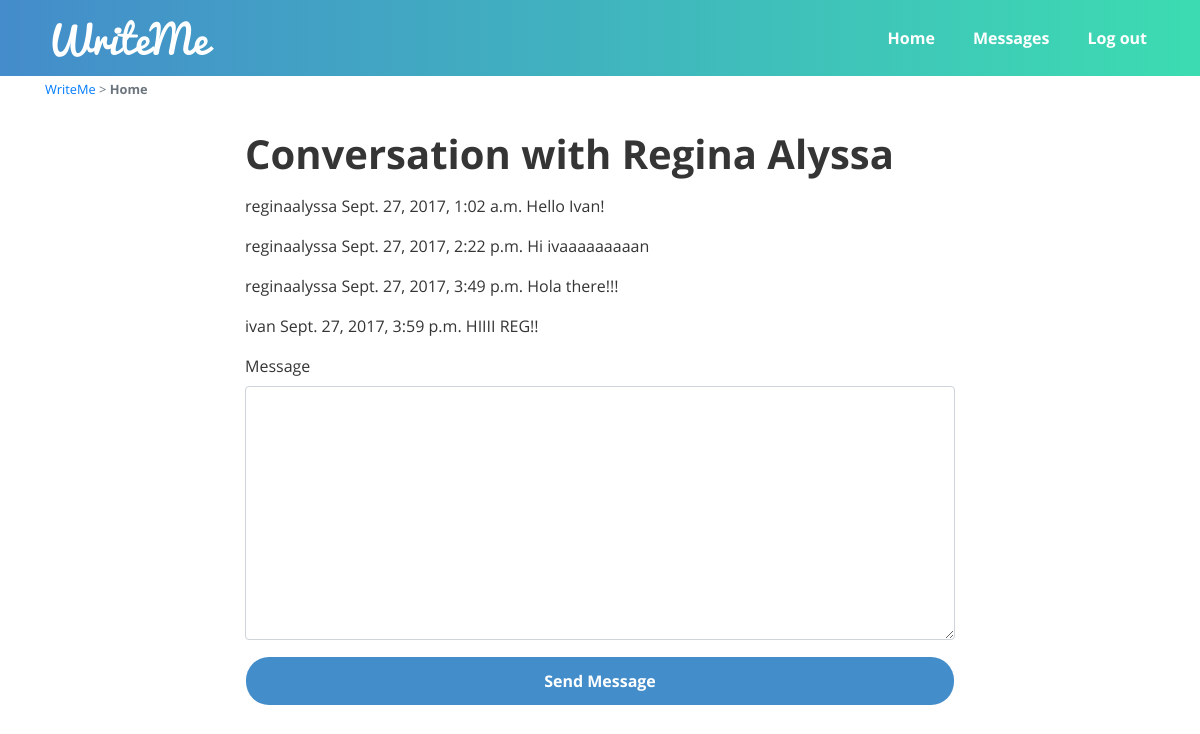
The page /messages/reginaalyssa/ (signed in) on the database its author committed.
### messaging/models.py (models this page shows)
class Message(models.Model):
    conversation = models.ForeignKey(Conversation)
    sender = models.ForeignKey(User)
    message = models.TextField()
    timestamp = models.DateTimeField(auto_now_add=True)
    unread_flag = models.BooleanField(default=True)

### messaging/views.py (the view, shortened to what this page needs)
# urls.py: url(r'^(?P<username>\w+)/$', ConversationMessagesListView.as_view(), name='conversation'),
class ConversationMessagesListView(NewMessageView):
    template_name = "messaging/conversation.html"
    form_class = NewMessageHiddenUserForm
    def get_queryset(self):
        user1 = self.request.user
        user2 = User.objects.get(username=self.kwargs.get('username'))
        try:
            conversation = Conversation.objects.get(
                (Q(user1=user1) & Q(user2=user2)) |
                (Q(user1=user2) & Q(user2=user1))
            )
        except Conversation.DoesNotExist:
            print("Did not retrieve conversation.")
            return None
        messages_list = Message.objects.filter(conversation=conversation).order_by('timestamp')
        messages_list.exclude(sender=user1).update(unread_flag=False)
        return messages_list
    def get_context_data(self, **kwargs):
        context = super(ConversationMessagesListView, self).get_context_data(**kwargs)
        context['conversation_user'] = get_object_or_404(User, username=self.kwargs.get('username'))
        context['messages_list'] = self.get_queryset()
        return context

### messaging/forms.py
class NewMessageHiddenUserForm(NewMessageForm):
    username = forms.CharField(widget=forms.HiddenInput())

### messaging/views.py (called while the page is built)
    def get_initial(self):
        initial = super(NewMessageView, self).get_initial()
        initial['username'] = self.kwargs.get('username')
        return initial

### messaging/templates/messaging/conversation.html (shortened to what this page needs)
{% extends "base.html" %}
{% block content %}
    <div class="container">
        <small class="text-muted">
            <a href="{% url 'home' %}">WriteMe</a> > <span class="text-bold">Home</span>
        </small>
        <div class="main-container">
            <div class="row">
                <div class="col-md-8 mx-auto">
                    <h1 class="margin-0 main-header">Conversation with {{ conversation_user.first_name }} {{ conversation_user.last_name }}</h1>
                    {% if messages_list %}
                        {% for message in messages_list %}
                            <p>
                                {{ message.sender }}
                                {{ message.timestamp }}
                                {{ message.message }}
                            </p>
                        {% endfor %}
                    {% else %}
                        <p>You haven't made a conversation with {{ conversation_user.first_name }} yet.</p>
                    {% endif %}
                </div>
            </div>
            <div class="row">
                <div class="col-md-8 mx-auto">
                    <form action="" method="post">
                        {% load crispy_forms_tags %}
                        {{ form|crispy }}
                        <button type="submit" class="btn btn-md form-control blue-button">Send Message</button>
                    </form>
                </div>
            </div>
        </div>
    </div>
{% endblock %}

### static/css/style.css (style rules this page uses)
html { height: 100%; min-height: 410px; min-width: 320px; }
body { height: 100%; font-family: "OpenSans-Regular", sans-serif; color: #353535; }
.text-bold { font-family: "OpenSans-Bold", sans-serif; }
.margin-0 { margin: 0; }
.main-header { font-family: "OpenSans-Bold", sans-serif; margin-bottom: 1rem; }
.main-container { padding: 30px 15px; }
.blue-button { font-family: "OpenSans-Bold", sans-serif; padding: .75rem 1.75rem; border-radius: 1.5rem; margin-bottom: 1rem; }
.blue-button { background-color: #448dcb; color: #ffffff; }

### rows shown on the page
Message: sender "reginaalyssa", timestamp "Sept. 27, 2017, 1:02 a.m.", message "Hello Ivan!"
Message: sender "reginaalyssa", timestamp "Sept. 27, 2017, 2:22 p.m.", message "Hi ivaaaaaaaaan"
Message: sender "reginaalyssa", timestamp "Sept. 27, 2017, 3:49 p.m.", message "Hola there!!!"
Message: sender "ivan", timestamp "Sept. 27, 2017, 3:59 p.m.", message "HIIII REG!!"

### other values the page prints
{{ conversation_user.first_name }} "Regina"
{{ conversation_user.last_name }} "Alyssa"
